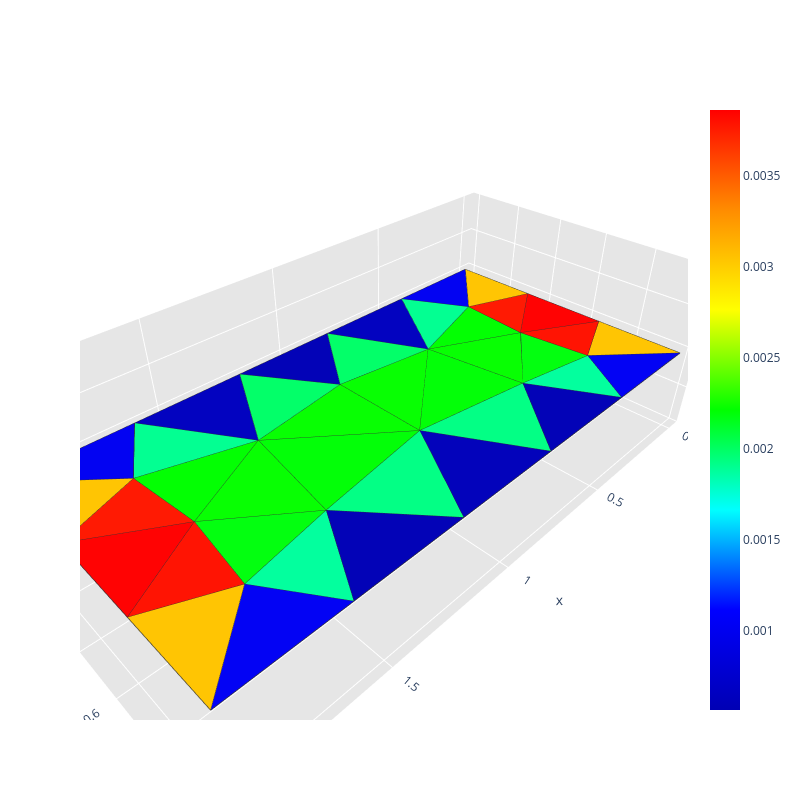
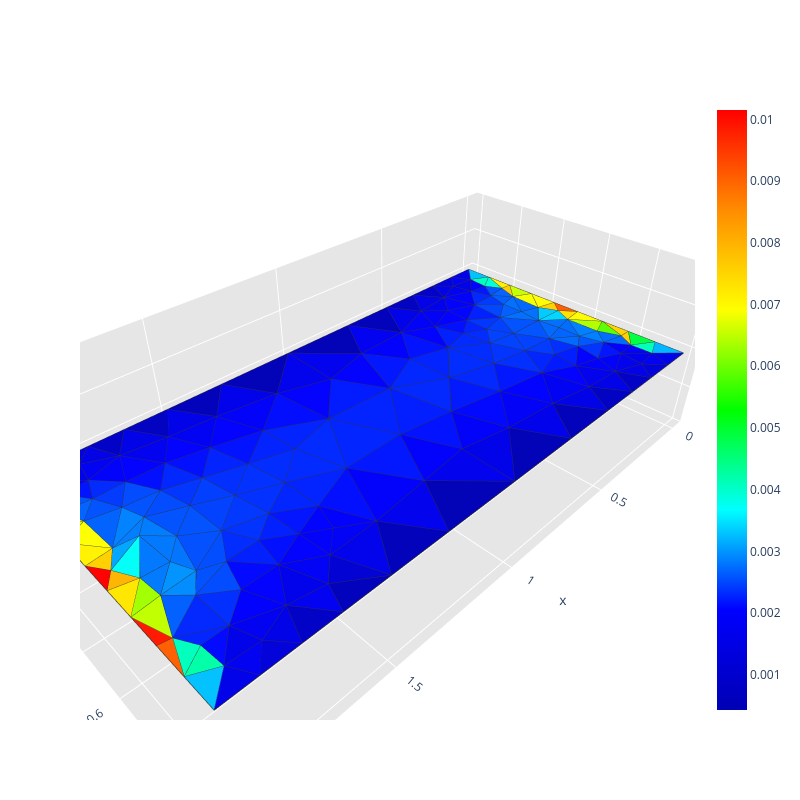
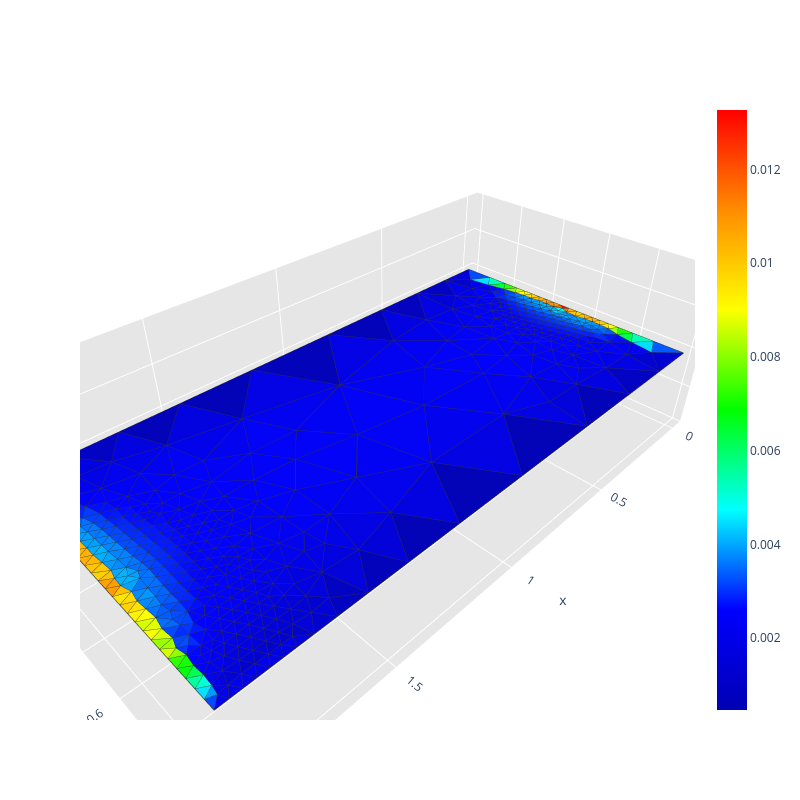
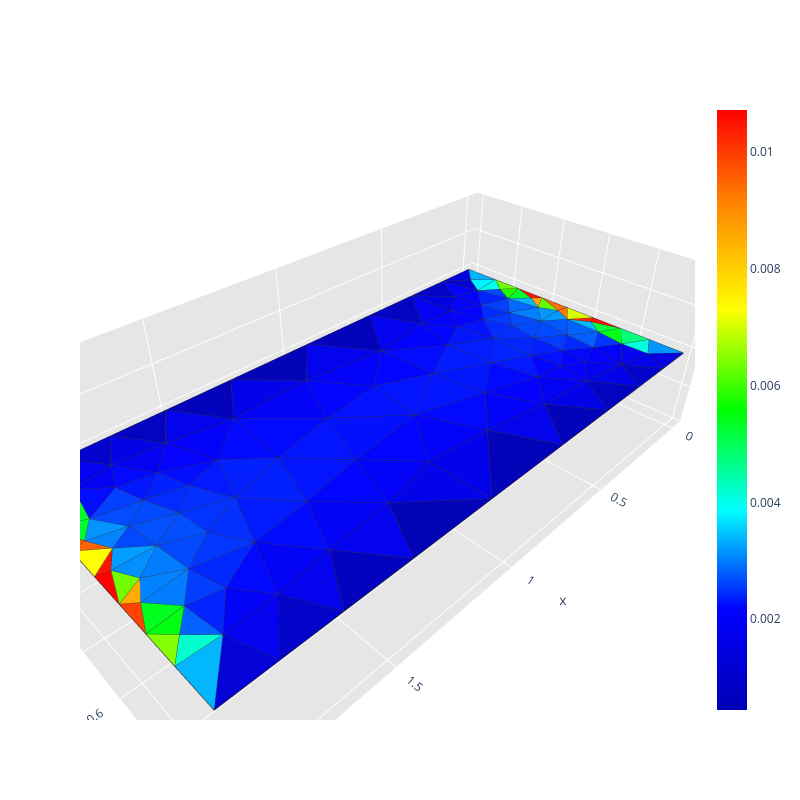

Notebook cell for these charts, in order:
### Code cell
run_scattering_refinement(config, sizes, grid_points, radius_vicinity, path, frequency, wave_incident_direction, polarization)

### Figure 1 — Plotly figure (JSON) as saved in the notebook; plotly's stock layout.template omitted (floating-point values rounded to 4 significant figures; data arrays with more than 128 entries replaced by an {"elided": "..."} marker saying what was removed)
{"data": [{"facecolor": ["rgb(0, 255, 5)", "rgb(0, 255, 5)", "rgb(5, 255, 0)", "rgb(5, 255, 0)", "rgb(0, 0, 180)", "rgb(0, 0, 189)", "rgb(0, 0, 189)", "rgb(0, 255, 102)", "rgb(0, 255, 102)", "rgb(255, 0, 0)", "rgb(255, 0, 0)", "rgb(0, 0, 239)", "rgb(0, 0, 239)", "rgb(0, 0, 241)", "rgb(0, 0, 241)", "rgb(0, 255, 130)", "rgb(0, 255, 130)", "rgb(0, 0, 180)", "rgb(0, 0, 180)", "rgb(5, 255, 0)", "rgb(5, 255, 0)", "rgb(0, 255, 143)", "rgb(0, 255, 143)", "rgb(0, 0, 184)", "rgb(0, 255, 0)", "rgb(0, 255, 0)", "rgb(255, 194, 0)", "rgb(255, 194, 0)", "rgb(255, 194, 0)", "rgb(255, 194, 0)", "rgb(0, 255, 13)", "rgb(0, 255, 13)", "rgb(0, 255, 155)", "rgb(0, 255, 155)", "rgb(255, 23, 0)", "rgb(255, 17, 0)", "rgb(255, 23, 0)", "rgb(255, 17, 0)"], "i": [21, 20, 18, 19, 6, 5, 7, 6, 18, 9, 15, 4, 1, 10, 3, 22, 11, 13, 11, 20, 17, 20, 7, 12, 16, 19, 0, 2, 8, 14, 17, 22, 21, 13, 15, 16, 17, 9], "j": [23, 23, 23, 23, 18, 20, 19, 19, 20, 17, 16, 26, 24, 27, 25, 23, 23, 22, 21, 22, 21, 26, 24, 23, 26, 24, 26, 27, 24, 25, 27, 25, 27, 25, 26, 25, 24, 27], "k": [19, 22, 20, 18, 5, 4, 6, 18, 5, 8, 14, 0, 7, 2, 13, 12, 21, 12, 10, 16, 19, 4, 19, 11, 20, 17, 15, 9, 1, 3, 21, 16, 10, 22, 16, 14, 8, 17], "name": "", "type": "mesh3d", "x": [0.0, 2.0, 2.0, 0.0, 0.4, 0.8, 1.2, 1.6, 2.0, 2.0, 1.6, 1.2, 0.8, 0.4, 0.0, 0.0, 0.2847, 1.715, 1.0, 1.381, 0.6185, 1.44, 0.5598, 1.0, 1.739, 0.2501, 0.2612, 1.75], "y": [0.0, 0.0, 1.0, 1.0, 0.0, 0.0, 0.0, 0.0, 0.3333, 0.6667, 1.0, 1.0, 1.0, 1.0, 0.6667, 0.3333, 0.5076, 0.5076, 0.2916, 0.3446, 0.3446, 0.7202, 0.7202, 0.6557, 0.2361, 0.7761, 0.2361, 0.7761], "z": [0.0, 0.0, 0.0, 0.0, 0.0, 0.0, 0.0, 0.0, 0.0, 0.0, 0.0, 0.0, 0.0, 0.0, 0.0, 0.0, 0.0, 0.0, 0.0, 0.0, 0.0, 0.0, 0.0, 0.0, 0.0, 0.0, 0.0, 0.0]}, {"line": {"color": "rgb(50, 50, 50)", "width": 1.5}, "mode": "lines", "showlegend": false, "type": "scatter3d", "x": {"elided": "190 float values"}, "y": {"elided": "190 float values"}, "z": {"elided": "190 int values"}}, {"hoverinfo": "none", "marker": {"color": [0.0005623, 0.003862], "colorscale": [[0, "rgb(0, 0, 180)"], [0.1667, "rgb(0, 0, 255)"], [0.3333, "rgb(0, 255, 255)"], [0.5, "rgb(0, 255, 0)"], [0.6667, "rgb(255, 255, 0)"], [0.8333, "rgb(255, 140, 0)"], [1, "rgb(255, 0, 0)"]], "showscale": true, "size": 0.1}, "mode": "markers", "showlegend": false, "type": "scatter3d", "x": [0.0], "y": [0.0], "z": [0.0]}], "layout": {"height": 800, "legend": {"bgcolor": "rgba(255,255,255,0.7)", "bordercolor": "lightgray", "borderwidth": 1, "x": 0.2, "xanchor": "left", "y": 0.9, "yanchor": "top"}, "scene": {"aspectratio": {"x": 1, "y": 0.5, "z": 0.3}, "camera": {"eye": {"x": 0.65, "y": 0.65, "z": 0.65}}, "xaxis": {"backgroundcolor": "rgb(230, 230, 230)", "gridcolor": "rgb(255, 255, 255)", "showbackground": true, "zerolinecolor": "rgb(255, 255, 255)"}, "yaxis": {"backgroundcolor": "rgb(230, 230, 230)", "gridcolor": "rgb(255, 255, 255)", "showbackground": true, "zerolinecolor": "rgb(255, 255, 255)"}, "zaxis": {"backgroundcolor": "rgb(230, 230, 230)", "gridcolor": "rgb(255, 255, 255)", "showbackground": true, "zerolinecolor": "rgb(255, 255, 255)"}}, "title": {"text": ""}, "width": 800}}

### Figure 2 — Plotly figure (JSON) as saved in the notebook; plotly's stock layout.template omitted (floating-point values rounded to 4 significant figures; data arrays with more than 128 entries replaced by an {"elided": "..."} marker saying what was removed)
{"data": [{"facecolor": {"elided": "260 str values"}, "i": {"elided": "260 int values"}, "j": {"elided": "260 int values"}, "k": {"elided": "260 int values"}, "name": "", "type": "mesh3d", "x": {"elided": "152 float values"}, "y": {"elided": "152 float values"}, "z": {"elided": "152 float values"}}, {"line": {"color": "rgb(50, 50, 50)", "width": 1.5}, "mode": "lines", "showlegend": false, "type": "scatter3d", "x": {"elided": "1300 float values"}, "y": {"elided": "1300 float values"}, "z": {"elided": "1300 int values"}}, {"hoverinfo": "none", "marker": {"color": [0.0004292, 0.01015], "colorscale": [[0, "rgb(0, 0, 180)"], [0.1667, "rgb(0, 0, 255)"], [0.3333, "rgb(0, 255, 255)"], [0.5, "rgb(0, 255, 0)"], [0.6667, "rgb(255, 255, 0)"], [0.8333, "rgb(255, 140, 0)"], [1, "rgb(255, 0, 0)"]], "showscale": true, "size": 0.1}, "mode": "markers", "showlegend": false, "type": "scatter3d", "x": [0.0], "y": [0.0], "z": [0.0]}], "layout": {"height": 800, "legend": {"bgcolor": "rgba(255,255,255,0.7)", "bordercolor": "lightgray", "borderwidth": 1, "x": 0.2, "xanchor": "left", "y": 0.9, "yanchor": "top"}, "scene": {"aspectratio": {"x": 1, "y": 0.5, "z": 0.3}, "camera": {"eye": {"x": 0.65, "y": 0.65, "z": 0.65}}, "xaxis": {"backgroundcolor": "rgb(230, 230, 230)", "gridcolor": "rgb(255, 255, 255)", "showbackground": true, "zerolinecolor": "rgb(255, 255, 255)"}, "yaxis": {"backgroundcolor": "rgb(230, 230, 230)", "gridcolor": "rgb(255, 255, 255)", "showbackground": true, "zerolinecolor": "rgb(255, 255, 255)"}, "zaxis": {"backgroundcolor": "rgb(230, 230, 230)", "gridcolor": "rgb(255, 255, 255)", "showbackground": true, "zerolinecolor": "rgb(255, 255, 255)"}}, "title": {"text": ""}, "width": 800}}

### Figure 3 — Plotly figure (JSON) as saved in the notebook; plotly's stock layout.template omitted (floating-point values rounded to 4 significant figures; data arrays with more than 128 entries replaced by an {"elided": "..."} marker saying what was removed)
{"data": [{"facecolor": {"elided": "794 str values"}, "i": {"elided": "794 int values"}, "j": {"elided": "794 int values"}, "k": {"elided": "794 int values"}, "name": "", "type": "mesh3d", "x": {"elided": "432 float values"}, "y": {"elided": "432 float values"}, "z": {"elided": "432 float values"}}, {"line": {"color": "rgb(50, 50, 50)", "width": 1.5}, "mode": "lines", "showlegend": false, "type": "scatter3d", "x": {"elided": "3970 float values"}, "y": {"elided": "3970 float values"}, "z": {"elided": "3970 int values"}}, {"hoverinfo": "none", "marker": {"color": [0.0004644, 0.01327], "colorscale": [[0, "rgb(0, 0, 180)"], [0.1667, "rgb(0, 0, 255)"], [0.3333, "rgb(0, 255, 255)"], [0.5, "rgb(0, 255, 0)"], [0.6667, "rgb(255, 255, 0)"], [0.8333, "rgb(255, 140, 0)"], [1, "rgb(255, 0, 0)"]], "showscale": true, "size": 0.1}, "mode": "markers", "showlegend": false, "type": "scatter3d", "x": [0.0], "y": [0.0], "z": [0.0]}], "layout": {"height": 800, "legend": {"bgcolor": "rgba(255,255,255,0.7)", "bordercolor": "lightgray", "borderwidth": 1, "x": 0.2, "xanchor": "left", "y": 0.9, "yanchor": "top"}, "scene": {"aspectratio": {"x": 1, "y": 0.5, "z": 0.3}, "camera": {"eye": {"x": 0.65, "y": 0.65, "z": 0.65}}, "xaxis": {"backgroundcolor": "rgb(230, 230, 230)", "gridcolor": "rgb(255, 255, 255)", "showbackground": true, "zerolinecolor": "rgb(255, 255, 255)"}, "yaxis": {"backgroundcolor": "rgb(230, 230, 230)", "gridcolor": "rgb(255, 255, 255)", "showbackground": true, "zerolinecolor": "rgb(255, 255, 255)"}, "zaxis": {"backgroundcolor": "rgb(230, 230, 230)", "gridcolor": "rgb(255, 255, 255)", "showbackground": true, "zerolinecolor": "rgb(255, 255, 255)"}}, "title": {"text": ""}, "width": 800}}

### Figure 4 — Plotly figure (JSON) as saved in the notebook; plotly's stock layout.template omitted (floating-point values rounded to 4 significant figures; data arrays with more than 128 entries replaced by an {"elided": "..."} marker saying what was removed)
{"data": [{"facecolor": {"elided": "186 str values"}, "i": {"elided": "186 int values"}, "j": {"elided": "186 int values"}, "k": {"elided": "186 int values"}, "name": "", "type": "mesh3d", "x": [0.0, 2.0, 2.0, 0.0, 0.08269, 1.962, 0.04675, 1.924, 1.922, 1.962, 0.08041, 0.03504, 1.913, 1.96, 0.03367, 0.08179, 0.1697, 0.3604, 0.599, 0.9126, 1.251, 1.502, 1.694, 1.852, 2.0, 2.0, 2.0, 2.0, 2.0, 2.0, 2.0, 1.831, 1.643, 1.407, 1.096, 0.7559, 0.5018, 0.3078, 0.1485, 0.0, 0.0, 0.0, 0.0, 0.0, 0.0, 0.0, 1.838, 0.1862, 1.377, 0.6189, 0.5036, 1.538, 0.102, 1.895, 0.1956, 0.1949, 0.2908, 0.2893, 0.4005, 0.3988, 1.762, 0.5389, 0.2238, 1.719, 1.655, 1.461, 1.59, 0.405, 1.398, 1.244, 1.167, 0.9593, 1.853, 0.3125, 1.594, 1.684, 0.1334, 0.7556, 1.529, 0.1657, 1.824, 0.5583, 0.7386, 0.2445, 0.2282, 1.719, 0.1001, 1.802, 1.886, 1.731, 1.879, 0.3009, 0.2724, 1.794, 1.308, 1.652, 0.3457, 1.073, 0.09536, 0.07668, 0.8588, 1.931, 0.5013, 0.05884, 0.3854, 1.948, 0.7026, 0.9355, 1.099, 1.772, 0.4278], "y": [0.0, 0.0, 1.0, 1.0, 0.7011, 0.5027, 0.4964, 0.5751, 0.4366, 0.6438, 0.4246, 0.6382, 0.2949, 0.3625, 0.3568, 0.5632, 0.0, 0.0, 0.0, 0.0, 0.0, 0.0, 0.0, 0.0, 0.1345, 0.2541, 0.3737, 0.4934, 0.613, 0.7326, 0.8524, 1.0, 1.0, 1.0, 1.0, 1.0, 1.0, 1.0, 1.0, 0.865, 0.7455, 0.6259, 0.5063, 0.3868, 0.2672, 0.1474, 0.5072, 0.6315, 0.192, 0.8355, 0.1872, 0.8286, 0.2925, 0.7247, 0.3697, 0.7514, 0.6847, 0.5582, 0.6256, 0.4546, 0.1298, 0.5547, 0.2509, 0.8522, 0.6743, 0.6502, 0.4996, 0.8559, 0.446, 0.613, 0.398, 0.5805, 0.3946, 0.3336, 0.1511, 0.2543, 0.1604, 0.2247, 0.3287, 0.4974, 0.633, 0.3644, 0.4569, 0.1261, 0.8865, 0.5591, 0.8099, 0.2291, 0.1531, 0.4433, 0.8566, 0.784, 0.4427, 0.7482, 0.8109, 0.3652, 0.1992, 0.183, 0.9123, 0.07455, 0.794, 0.06724, 0.7251, 0.2169, 0.7414, 0.7882, 0.6578, 0.3706, 0.7687, 0.3303, 0.3], "z": [0.0, 0.0, 0.0, 0.0, 0.0, 0.0, 0.0, 0.0, 0.0, 0.0, 0.0, 0.0, 0.0, 0.0, 0.0, 0.0, 0.0, 0.0, 0.0, 0.0, 0.0, 0.0, 0.0, 0.0, 0.0, 0.0, 0.0, 0.0, 0.0, 0.0, 0.0, 0.0, 0.0, 0.0, 0.0, 0.0, 0.0, 0.0, 0.0, 0.0, 0.0, 0.0, 0.0, 0.0, 0.0, 0.0, 0.0, 0.0, 0.0, 0.0, 0.0, 0.0, 0.0, 0.0, 0.0, 0.0, 0.0, 0.0, 0.0, 0.0, 0.0, 0.0, 0.0, 0.0, 0.0, 0.0, 0.0, 0.0, 0.0, 0.0, 0.0, 0.0, 0.0, 0.0, 0.0, 0.0, 0.0, 0.0, 0.0, 0.0, 0.0, 0.0, 0.0, 0.0, 0.0, 0.0, 0.0, 0.0, 0.0, 0.0, 0.0, 0.0, 0.0, 0.0, 0.0, 0.0, 0.0, 0.0, 0.0, 0.0, 0.0, 0.0, 0.0, 0.0, 0.0, 0.0, 0.0, 0.0, 0.0, 0.0, 0.0]}, {"line": {"color": "rgb(50, 50, 50)", "width": 1.5}, "mode": "lines", "showlegend": false, "type": "scatter3d", "x": {"elided": "930 float values"}, "y": {"elided": "930 float values"}, "z": {"elided": "930 int values"}}, {"hoverinfo": "none", "marker": {"color": [0.0004435, 0.01072], "colorscale": [[0, "rgb(0, 0, 180)"], [0.1667, "rgb(0, 0, 255)"], [0.3333, "rgb(0, 255, 255)"], [0.5, "rgb(0, 255, 0)"], [0.6667, "rgb(255, 255, 0)"], [0.8333, "rgb(255, 140, 0)"], [1, "rgb(255, 0, 0)"]], "showscale": true, "size": 0.1}, "mode": "markers", "showlegend": false, "type": "scatter3d", "x": [0.0], "y": [0.0], "z": [0.0]}], "layout": {"height": 800, "legend": {"bgcolor": "rgba(255,255,255,0.7)", "bordercolor": "lightgray", "borderwidth": 1, "x": 0.2, "xanchor": "left", "y": 0.9, "yanchor": "top"}, "scene": {"aspectratio": {"x": 1, "y": 0.5, "z": 0.3}, "camera": {"eye": {"x": 0.65, "y": 0.65, "z": 0.65}}, "xaxis": {"backgroundcolor": "rgb(230, 230, 230)", "gridcolor": "rgb(255, 255, 255)", "showbackground": true, "zerolinecolor": "rgb(255, 255, 255)"}, "yaxis": {"backgroundcolor": "rgb(230, 230, 230)", "gridcolor": "rgb(255, 255, 255)", "showbackground": true, "zerolinecolor": "rgb(255, 255, 255)"}, "zaxis": {"backgroundcolor": "rgb(230, 230, 230)", "gridcolor": "rgb(255, 255, 255)", "showbackground": true, "zerolinecolor": "rgb(255, 255, 255)"}}, "title": {"text": ""}, "width": 800}}
